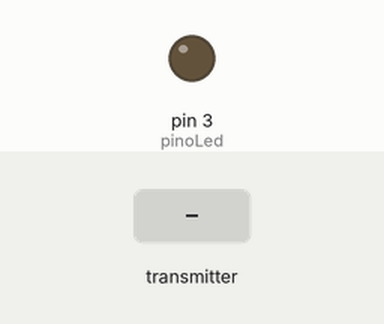
A sketch run on a simulated Arduino Uno, built with avr-gcc and run on an emulated ATmega328P. Parts: output pins drawn as LEDs (lit = HIGH). Inputs (shaded band) come from the test bench. No radio packets arrive unless stated.

Above: at 1.2 s.
1.3 s: the transmitter starts sending estadoBotao = 0
At 2.3 s:
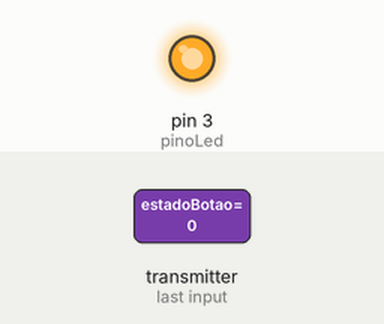
Timing chart, 0 to 4.3 s (numbered marks = the images above; inputs shaded):
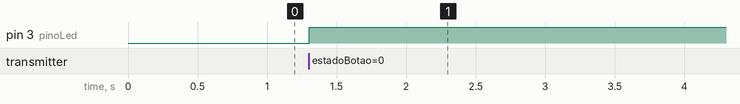

The sketch:

Slave.ino
```cpp
#include <SPI.h>
#include <nRF24L01.h>
#include <RF24.h>

RF24 radio(9,10);                                        //Pinos (CE,CSN)
const byte endereco[6] = "123890";                       //Endereço único por projeto

int pinoLed = 3;
int estadoBotao = 1;

void setup() {
  pinMode(pinoLed,OUTPUT);
  digitalWrite(pinoLed,LOW);
  radio.begin();
  radio.openReadingPipe(0,endereco);                     //Define o endereço que vai receber os dados
  radio.setPALevel(RF24_PA_HIGH);                        //Amplificador de sinal
  radio.startListening();                                //Definindo só como receptor de sinal
}

void loop() {
  if(radio.available()){
    char text[32] = "";
    radio.read(&estadoBotao,sizeof(estadoBotao));        //Lê o estado que vem do rádio com ponteiros
  }
  if(estadoBotao == 0){
    digitalWrite(pinoLed ,HIGH);
  }else{
    if(estadoBotao == 1){
      digitalWrite(pinoLed ,LOW);
    }
  }
  delay(5);
}
```

Measured:
- after the input at 1.3 s, pin 3 (pinoLed): LOW → HIGH at once
